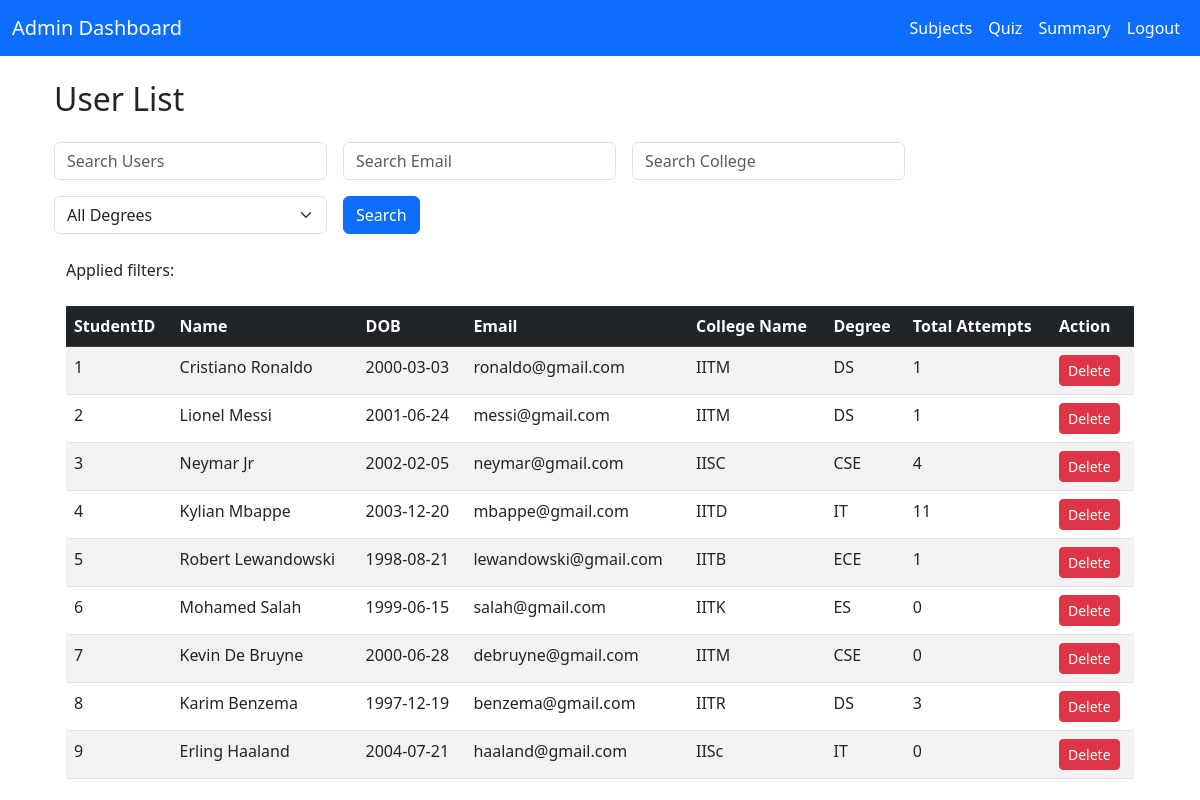
The page /admin/user_list on the database its author committed.
### app/models.py (models this page shows)
class Student(db.Model):
    StudentID = db.Column(db.Integer, primary_key=True, autoincrement=True)
    Name = db.Column(db.String(100), nullable=False)
    DOB = db.Column(db.DateTime, nullable=False)
    Email = db.Column(db.String(100), unique=True, nullable=False)
    Password = db.Column(db.String(100), nullable=False)
    CollegeName = db.Column(db.String(255), nullable=True)
    Degree = db.Column(db.String(10), nullable=False)
    attempts = db.relationship('Attempt', backref='student', lazy=True, cascade="all, delete-orphan")

### app/admin/routes.py (the view)
@admin_bp.route('/user_list', methods=['POST', 'GET'])
def user_list():
    students = Student.query
    degrees = [degree[0] for degree in db.session.query(Student.Degree).distinct().all()]
    search_query_name = request.form.get('search_query_name', '').strip()
    search_query_email = request.form.get('search_query_email', '').strip()
    search_query_college = request.form.get('search_query_college', '').strip()
    selected_degree = request.form.get('degree', '').strip()
    selected_degree = '' if selected_degree == 'All' else selected_degree
    filters = [search_query_name, search_query_email, search_query_college, selected_degree]
    if search_query_name:
        students = students.filter(Student.Name.ilike(f"%{search_query_name}%"))
    if search_query_email:
        students = students.filter(Student.Email.ilike(f"%{search_query_email}%"))
    if search_query_college:
        students = students.filter(Student.CollegeName.ilike(f"%{search_query_college}%"))
    if selected_degree and selected_degree != "All":
        students = students.filter(Student.Degree == selected_degree)
    students = students.all()
    student_attempts = {student.StudentID: Attempt.query.filter_by(StudentID=student.StudentID).count() for student in students}
    return render_template('admin/user_list.html', students=students, student_attempts=student_attempts, degrees=degrees, filters=filters)

### app/templates/admin/user_list.html (shortened to what this page needs)
{% extends "base.html" %}
{% block navbar %}
  {% include "admin/navbar.html" %}
{% endblock %}
{% block content %}
<div class="container mt-4">
    <div class="d-flex justify-content-between align-items-center mb-3">
        <h2>User List</h2>
    </div>
    <form method="POST" class="d-flex flex-wrap gap-3 align-items-center">
        <input type="text" name="search_query_name" class="form-control w-25" placeholder="Search Users" value="{{ request.form.get('search_query_name', '') }}">
        <input type="text" name="search_query_email" class="form-control w-25" placeholder="Search Email" value="{{ request.form.get('search_query_email', '') }}">
        <input type="text" name="search_query_college" class="form-control w-25" placeholder="Search College" value="{{ request.form.get('search_query_college', '') }}">
        <select name="degree" class="form-select w-25">
            <option value="All">All Degrees</option>
        </select>
        <button type="submit" class="btn btn-primary">Search</button>
    </form>
    <div class="container mt-4">
        Applied filters:
    </div>
    <div class="container mt-4">
        <div class="table-responsive">
            <table class="table table-striped">
                <thead class="table-dark">
                    <tr>
                        <th>StudentID</th>
                        <th>Name</th>
                        <th>DOB</th>
                        <th>Email</th>
                        <th>College Name</th>
                        <th>Degree</th>
                        <th>Total Attempts</th>
                        <th>Action</th>
                    </tr>
                </thead>
                <tbody>
                    {% for student in students %}
                    <tr>
                        <td>{{ student.StudentID }}</td>
                        <td>{{ student.Name }}</td>
                        <td>{{ student.DOB.strftime('%Y-%m-%d') }}</td>
                        <td>{{ student.Email }}</td>
                        <td>{{ student.CollegeName or 'N/A' }}</td>
                        <td>{{ student.Degree }}</td>
                        <td>{{ student_attempts[student.StudentID] }}</td>
                        <td>
                            <form action="{{ url_for('admin.student_delete', student_id = student.StudentID) }}" method="POST" style="display:inline;">
                                <button type="submit" class="btn btn-danger btn-sm"
                                        onclick="return confirm('Are you sure you want to delete this user?');">
                                    Delete
                                </button>
                            </form>
                        </td>
                    </tr>
                    {% endfor %}
                </tbody>
            </table>
        </div>
    </div>
</div>
{% endblock %}

### app/templates/base.html (shortened to what this page needs)
<!DOCTYPE html>
<html lang="en">
<head>
  <link href="https://cdn.jsdelivr.net/npm/bootstrap@5.3.0/dist/css/bootstrap.min.css" rel="stylesheet">
</head>
<body>
  {% block navbar %}
  {% endblock %}
  <div class="container">
    {% block content %}{% endblock %}
  </div>
</body>
</html>

### app/templates/admin/navbar.html (shortened to what this page needs)
<nav class="navbar navbar-expand-lg navbar-light bg-primary">
    <div class="container-fluid">
      <a class="navbar-brand text-white" href="#">Admin Dashboard</a>
      <div class="collapse navbar-collapse" id="navbarNav">
        <ul class="navbar-nav ms-auto">
          <li class="nav-item"><a class="nav-link text-white" href="{{url_for('admin.dashboard')}}">Subjects</a></li>
          <li class="nav-item"><a class="nav-link text-white" href="{{url_for('admin.exam_dashboard')}}">Quiz</a></li>
          <li class="nav-item"><a class="nav-link text-white" href="{{url_for('admin.summary')}}">Summary</a></li>
          <li class="nav-item"><a class="nav-link text-white" href="{{url_for('main.login')}}">Logout</a></li>
        </ul>
      </div>
    </div>
  </nav>

### rows shown on the page
Student: StudentID "1", Name "Cristiano Ronaldo", DOB "2000-03-03", Email "ronaldo@gmail.com", CollegeName "IITM", Degree "DS"
Student: StudentID "2", Name "Lionel Messi", DOB "2001-06-24", Email "messi@gmail.com", CollegeName "IITM", Degree "DS", student_attempts "1"
Student: StudentID "3", Name "Neymar Jr", DOB "2002-02-05", Email "neymar@gmail.com", CollegeName "IISC", Degree "CSE", student_attempts "4"
Student: StudentID "4", Name "Kylian Mbappe", DOB "2003-12-20", Email "mbappe@gmail.com", CollegeName "IITD", Degree "IT", student_attempts "11"
Student: StudentID "5", Name "Robert Lewandowski", DOB "1998-08-21", Email "lewandowski@gmail.com", CollegeName "IITB", Degree "ECE", student_attempts "1"
Student: StudentID "6", Name "Mohamed Salah", DOB "1999-06-15", Email "salah@gmail.com", CollegeName "IITK", Degree "ES", student_attempts "0"
Student: StudentID "7", Name "Kevin De Bruyne", DOB "2000-06-28", Email "debruyne@gmail.com", CollegeName "IITM", Degree "CSE", student_attempts "0"
Student: StudentID "8", Name "Karim Benzema", DOB "1997-12-19", Email "benzema@gmail.com", CollegeName "IITR", Degree "DS", student_attempts "3"
Student: StudentID "9", Name "Erling Haaland", DOB "2004-07-21", Email "haaland@gmail.com", CollegeName "IISc", Degree "IT", student_attempts "0"
